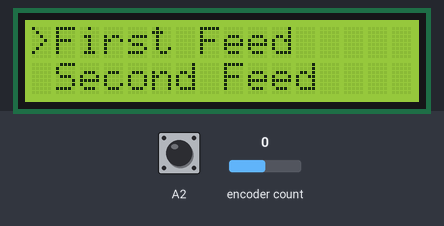
The sketch below on a simulated Arduino Uno, built with avr-gcc and run on an emulated ATmega328P. On the bench: 16×2 character LCD. The test bench sets the inputs (shaded band); at power-on: encoder count 0, A2 HIGH. What the sketch prints to the serial monitor is not drawn.

Above: at 2.3 s.
2.4 s: encoder count set to 4
At 3.8 s:
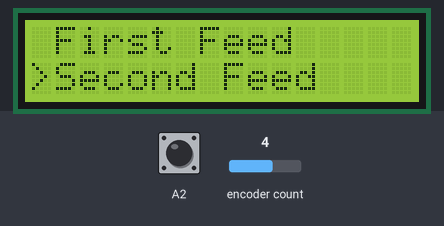
4.1 s: A2 pulled LOW for 0.15 s
At 5.3 s:
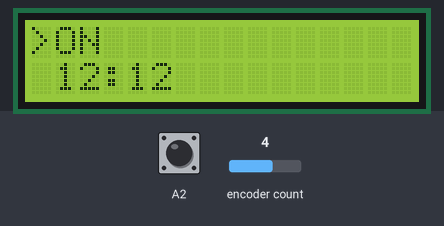
6.4 s: encoder count set to 8
At 7.0 s:
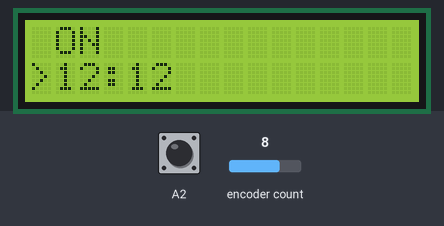
8.0 s: encoder count set to 12
At 8.9 s:
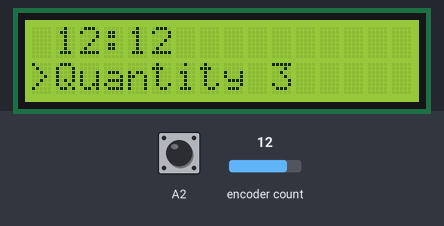
9.7 s: encoder count set to 16
At 10.4 s:
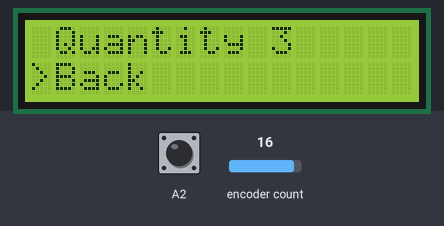
11.4 s: encoder count set to 15
At 12.0 s:
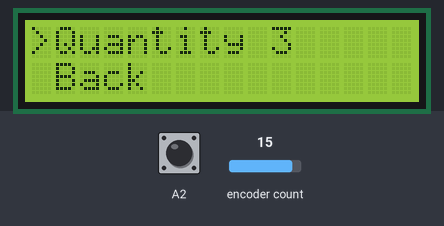
Timing chart, 0 to 14.1 s (numbered marks = the images above; inputs shaded):
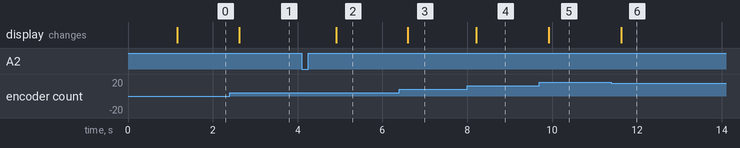

Measured:
- after the input at 2.4 s, the display: changes after 0.22 s (image 1)
- after the input at 4.1 s, the display: changes after 0.82 s (image 2)
- after the input at 6.4 s, the display: changes after 0.19 s (image 3)
- after the input at 8.0 s, the display: changes after 0.21 s (image 4)
- after the input at 9.7 s, the display: changes after 0.22 s (image 5)
- after the input at 11.4 s, the display: changes after 0.23 s (image 6)

The sketch:

Pet_Feeder_Menu.ino
```cpp
#include <Wire.h>
#include <LiquidCrystal_I2C.h>
#include "Feed.h"
#include <ClickEncoder.h>
#include <TimerOne.h>
#include "Encoder.h"
#include "MenuLevel.h"
#include "Menu.h"
#include "MenuDisplay.h"
#include "MenuDrawer.h"
#include "MenuController.h"

Feed *feeds[3] = {
  new Feed(),
  new Feed(),
  new Feed()
};
LiquidCrystal_I2C lcd(0x3F, 16, 2);

Encoder encoder;
Menu menu;
MenuDrawer menuDrawer(&lcd, feeds);
MenuController menuController(feeds);

//int lastSubMenuItem =1;

void setup() {

  // initialize serial communications at 9600 bps:
  Serial.begin(9600);
  lcd.init();  // initialize the lcd
  lcd.backlight();
  lcd.print("Pet Feeder Menu");
  delay(1000);
  lcd.clear();

  encoder.setAccelerationEnabled(false);

  Timer1.initialize(1000);
  Timer1.attachInterrupt(timerIsr);
  Serial.print("_mainMenu total items: ");
  Serial.print(menu.getMainMenuTotalItems());
  Serial.print("\n_mainMenu total frames: ");
  Serial.print(menu.getMainMenuTotalFrames());

  Serial.print("\n_subMenu total items: ");
  Serial.print(menu.getSubMenuTotalItems());
  Serial.print("\n_subMenu total frames: ");
  Serial.print(menu.getSubMenuTotalFrames());
  // last = encoder->getValue();
}

void loop() {

  menuDrawer.drawEntireMenu(menu);// draw menu and submenu

  encoder.readRotaryEncoder(); // read the clock-whise or counter-clockwise turn

  menuController.selectMenuItem(encoder, menu); // change the menu frame based on rotary encoder turn

  encoder.readRotaryEncoderMiddleButton(); // read the button push

  menuController.handleButtonPush(encoder, menu);// tongle menus based on button push

}//LOOP ENDS

/**
   Interupt Service Routin
*/
void timerIsr() {
  encoder.service();
}
```

Encoder.cpp
```cpp
#include "Arduino.h"
#include "Encoder.h"

Encoder::Encoder() {
  _up = false;
  _down = false;
  _middle = false;
  _encoder = new ClickEncoder(A1, A0, A2);
  _last = _encoder->getValue();
}


void Encoder::setAccelerationEnabled(boolean enable) {
  _encoder->setAccelerationEnabled(enable);
}

void Encoder::service() {
  _encoder->service();
}
/**
  Read the Rotary endoder and change the global variables [up] and [down]
*/
void Encoder::readRotaryEncoder() {
  static int16_t value;

  value += _encoder->getValue();

  if (value / 2 > _last) {
    _last = value / 2;
    _down = true;
     Serial.print("\ndown\n");
    delay(150);
  } else   if (value / 2 < _last) {
    _last = value / 2;
    _up = true;
    Serial.print("\nup\n");
    delay(150);
  }
}
/*
   Read the Rotary endoder middle button and make "true" the global variable [middle] if pressed
*/
void Encoder::readRotaryEncoderMiddleButton() {
  ClickEncoder::Button b = _encoder->getButton(); // check if encoder middle button is pressed
  if (b != ClickEncoder::Open) {
    switch (b) {
      case ClickEncoder::Clicked:
        _middle = true;
        break;
    }
  }
}

boolean Encoder::goingUp() {
  return _up;
}
void Encoder::clearUp() {
  _up = false;
}
boolean Encoder::goingDown() {
  return _down;
}
void Encoder::clearDown() {
  _down = false;
}
boolean Encoder::isPreshed() {
  return _middle;
}
void Encoder::clearButton() {
  _middle = false;
}
```

Encoder.h
```cpp
#ifndef Encoder_h
#define Encoder_h
#include "Arduino.h"
#include "ClickEncoder.h"
class Encoder {

  private:

    ClickEncoder *_encoder;
    boolean _up;
    boolean _down;
    boolean _middle;
    int16_t _last;

  public:

    Encoder();
    void setAccelerationEnabled(boolean enable);
    void service();
    /**
      Read the Rotary endoder and change the global variables [up] and [down]
    */
    void readRotaryEncoder();
    /**
       Read the Rotary endoder middle button and make "true" the global variable [middle] if pressed
    */
    void readRotaryEncoderMiddleButton();
    boolean goingUp();
    void clearUp();
    boolean goingDown();
    void clearDown();
    boolean isPreshed();
    void clearButton();

};

#endif
```

Feed.cpp
```cpp
#include "Arduino.h"
#include "Feed.h"

/**
   Main entity.
   respresents the each feed of the pet.

   parameters:
   @selectedTime: Time of the feed
   @active: Status of the feed [active/inactive]
   @quantity: Quantity of the feed

*/
#define MIN_QUANTITY 1
#define MAX_QUANTITY 5
#define DEFAULT_ACTIVE true
#define DEFAULT_QUANTITY 3
#define DEFAULT_FEEDING_TIME "12:12"

Feed::Feed() {
  _feedingTime = DEFAULT_FEEDING_TIME;
  _active = DEFAULT_ACTIVE;
  _quantity = DEFAULT_QUANTITY;
}

String Feed::getFeedingTime() {
  return _feedingTime;
}

void Feed::setFeedingTime(String feedingTime) {
  _feedingTime = feedingTime;
}

boolean Feed::isActive() {
  return _active;
}

void Feed::changeStatus() {
  _active = !_active;
}

int Feed::getQuantity() {
  return _quantity;
}

void Feed::setQuantity(int quantity) {
  _quantity = quantity;
}

void Feed::increaseQuantity() {
  if (_quantity < MAX_QUANTITY) {
    _quantity += 1;
  }
}
void Feed::decreaseQuantity() {
  if (_quantity > MIN_QUANTITY) {
    _quantity -= 1;
  }
}
```

Feed.h
```cpp
#ifndef Feed_h
#define Feed_h
#include "Arduino.h"
/**
   Main entity.
   respresents the each feed of the pet.

   parameters:
   @selectedTime: Time of the feed
   @active: Status of the feed [active/inactive]
   @quantity: Quantity of the feed

*/


class Feed {

  private:

    String _feedingTime;
    boolean _active;
    int _quantity;

  public:

    Feed();
    String getFeedingTime();
    void setFeedingTime(String feedingTime);
    boolean isActive();
    void changeStatus();
    int getQuantity();
    void setQuantity(int quantity);
    void increaseQuantity();
    void decreaseQuantity();
};

#endif
```

Menu.cpp
```cpp
#include "Arduino.h"
#include "Menu.h"
#define MAIN_MENU_ITEMS 3
#define SUB_MENU_ITEMS 4

Menu::Menu() {
   _mainMenu = new MenuLevel(MAIN_MENU_ITEMS);
   _subMenu = new MenuLevel(SUB_MENU_ITEMS);
  _menuDepth = 1;

}

int Menu::getMenu() {
  return _menuDepth;
}
void Menu::setMenu(int menuDepth) {
  _menuDepth = menuDepth;
}
int Menu::getMainMenuItem() {
  return _mainMenu->getItem();
}
void Menu::setMainMenuItem(int item) {
  _mainMenu->setItem(item);
}
int Menu::getMainMenuFrame() {
  return _mainMenu->getFrame();
}
void Menu::setMainMenuFrame(int frame) {
  _mainMenu->setFrame(frame);
}
void Menu::moveMainMenuUp() {
  _mainMenu->decreaseFrame();
}
void Menu::moveMainMenuDown() {
  _mainMenu->increaseFrame();
}
int Menu::getSubMenuItem() {
  return _subMenu->getItem();
}
void Menu::setSubMenuItem(int item) {
  _subMenu->setItem(item);
}
int Menu::getSubMenuFrame() {
  return _subMenu->getFrame();
}
void Menu::setSubMenuFrame(int frame) {
  _subMenu->setFrame(frame);
}
int Menu::getMainMenuTotalItems() {
  return _mainMenu->getTotalItems();
}
int Menu::getSubMenuTotalItems() {
  return _subMenu->getTotalItems();
}
int Menu::getMainMenuTotalFrames() {
  return _mainMenu->getTotalFrames();
}
int Menu::getSubMenuTotalFrames() {
  return _subMenu->getTotalFrames();
}
```

Menu.h
```cpp
#ifndef Menu_h
#define Menu_h
#include "Arduino.h"
#include "MenuLevel.h"
class Menu {

  private:
    int _menuDepth;
    MenuLevel* _mainMenu;
    MenuLevel* _subMenu;

  public:

    Menu();
    int getMenu();
    void setMenu(int menu);
    int getMainMenuItem();
    void setMainMenuItem(int item);
    int getMainMenuFrame();
    void setMainMenuFrame(int frame);
    int getSubMenuItem();
    void setSubMenuItem(int item);
    int getSubMenuFrame();
    void setSubMenuFrame(int frame);
    void moveMainMenuUp();
    void moveMainMenuDown();
    int getMainMenuTotalItems();
    int getSubMenuTotalItems();
    int getMainMenuTotalFrames();
    int getSubMenuTotalFrames();
};

#endif
```

MenuController.cpp
```cpp
#include "Arduino.h"
#include "MenuController.h"
#include "Menu.h"
#include "Feed.h"

MenuController::MenuController(Feed* feeds[]) {
  _feed1 = feeds[0];
  _feed2 = feeds[1];
  _feed3 = feeds[2];
}
/**
    Menu has: 3 items, 2 frames: [feed1 feed2][feed2 feed3]
    Sub-menu has: 4 items, 3 frames:[status time][time quantity][quantity back]
*/
void MenuController::selectMenuItem(Encoder &encoder, Menu &menuObj) {

  int menuLevel = menuObj.getMenu();

  switch (menuLevel) {
    case 1: // MAIN-MENU
      selectMainMenu(encoder, menuObj);
      break;
    case 2: // SUB-MENU
      selectSubMenu(encoder, menuObj);
      break;
  }
}
/**
  set the selected main menu item based on encoder turn direction
  when we go up: frame = current item
  when we go down: frame = previous item
*/
void MenuController::selectMainMenu(Encoder & encoder, Menu & menuObj) {
  static int previousMenuItem = 1;

  // UP
  if (encoder.goingUp()) {    //We have turned the Rotary Encoder Counter-Clockwise
    Serial.print("selectMainMenu\n");
    Serial.print("go up\n");
    encoder.clearUp();
    // remember the last selected item
    previousMenuItem = menuObj.getMainMenuItem();

    //set new selected item
    if (previousMenuItem > 1) {
      menuObj.setMainMenuItem(previousMenuItem - 1);
      Serial.print("dicrease main menu item\n");
    }
    int newMenuItem = menuObj.getMainMenuItem();
    // change frame
    menuObj.setMainMenuFrame(newMenuItem);
  }
  // DOWN
  else if (encoder.goingDown()) { //We have turned the Rotary Encoder Clockwise
    Serial.print("selectMainMenu\n");
    Serial.print("go down\n");
    encoder.clearDown();
    // remember the last selected item
    previousMenuItem = menuObj.getMainMenuItem();

    //set new selected item
    if (previousMenuItem < menuObj.getMainMenuTotalItems()) {
      menuObj.setMainMenuItem(previousMenuItem + 1);
      Serial.print("increase main menu item\n");
    }
    // change frame
    menuObj.setMainMenuFrame(previousMenuItem);
  }
}

/**
  set the selected sub menu item based on encoder turn direction
  when we go up: frame = current item
  when we go down: frame = previous item
*/
void MenuController::selectSubMenu(Encoder & encoder, Menu & menuObj) {
  static int previousMenuItem;

  // UP
  if (encoder.goingUp()) {      //We have turned the Rotary Encoder Counter-Clockwise
    Serial.print("selectMainMenu\n");
    Serial.print("go up\n");
    encoder.clearUp();
    // remember the last selected item
    previousMenuItem = menuObj.getSubMenuItem();

    //set new selected item
    if (previousMenuItem > 1) {
      menuObj.setSubMenuItem(previousMenuItem - 1);
      Serial.print("dicrease main menu item\n");
    }
    int newMenuItem = menuObj.getSubMenuItem();
    // change frame
    menuObj.setSubMenuFrame(newMenuItem);
  }
  // DOWN
  else if (encoder.goingDown()) { //We have turned the Rotary Encoder Clockwise
    Serial.print("selectMainMenu\n");
    Serial.print("go down\n");
    encoder.clearDown();
    // remember the last selected item
    previousMenuItem = menuObj.getSubMenuItem();

    //set new selected item
    if (previousMenuItem < menuObj.getSubMenuTotalItems()) {
      menuObj.setSubMenuItem(previousMenuItem + 1);
      Serial.print("increase submenu item\n");
    }
    // change frame
    menuObj.setSubMenuFrame(previousMenuItem);
  }

}

//TODO this will need fixing to handle each sub-menu differently
/**
   1.Switch between basic menu and sub menu
   2.Tongle Feed status
   3.Set Feed time
   4.Set Feed Quantity
   5.Go to main menu
*/
void MenuController::handleButtonPush(Encoder &encoder, Menu &menuObj) {

  int currentMenuLevel = menuObj.getMenu();

  if (encoder.isPreshed()) {

    encoder.clearButton();

    switch (currentMenuLevel) {
      case 1: // going to sub-menu
        handleButtonPushInMainMenu(encoder, menuObj);
        break;
      case 2:// going to main-menu
        handleButtonPushInSubMenu(encoder, menuObj);
        break;
    }
  }
}

/**
    In main menu when button is pushed we go to submenu
*/
void MenuController::handleButtonPushInMainMenu(Encoder &encoder, Menu &menuObj) {
  encoder.setAccelerationEnabled(true);
  menuObj.setMenu(2);
  // reset sub-menu
  menuObj.setSubMenuItem(1);
  menuObj.setSubMenuFrame(1);
}

/**
   In sub menu when button is pushed we enter to the respective functionality
*/
void MenuController::handleButtonPushInSubMenu(Encoder &encoder, Menu &menuObj) {
  int menuItem = menuObj.getSubMenuItem();
  int selectedFeed = menuObj.getMainMenuItem();

  switch (menuItem) {
    case 1: // Tongle Feed status
      tongleFeedingStatus(selectedFeed);
      break;
    case 2: // Set Feed time
      setFeedingTime(selectedFeed);
      break;
    case 3: // Set Feeding Quantity
      setFeedingQuantity(selectedFeed);
      break;
    case 4: // Go to main menu
      goToMainMenu(encoder, menuObj);
      break;
  }
}
void MenuController::tongleFeedingStatus(int selectedFeed) {
  switch (selectedFeed) {
    case 1:// Feed1
      _feed1->changeStatus();
      break;
    case 2: // Feed2
      _feed2->changeStatus();
      break;
    case 3: // Feed3
      _feed3->changeStatus();
      break;
  }
}
void MenuController::setFeedingTime(int selectedFeed) {
  switch (selectedFeed) {
    case 1:// Feed1
      break;
    case 2: // Feed2
      break;
    case 3: // Feed3
      break;
  }
}
void MenuController::setFeedingQuantity(int selectedFeed) {
  switch (selectedFeed) {
    case 1:// Feed1
      break;
    case 2: // Feed2
      break;
    case 3: // Feed3
      break;
  }
}
void MenuController::goToMainMenu(Encoder &encoder, Menu &menuObj) {
  encoder.setAccelerationEnabled(false);
  menuObj.setMenu(1);
}
```

MenuController.h
```cpp
#ifndef MenuController_h
#define MenuController_h
#include "Arduino.h"
#include "Encoder.h"
#include "Menu.h"
#include "Feed.h"

class MenuController {

  private:

    //Three feed per day will be supported.
    Feed* _feed1;
    Feed* _feed2;
    Feed* _feed3;

  public:
    MenuController(Feed* feeds[]);
    /**
       Select the correct [frame] of menu based on global variables [up] [down] [page] [menuItem]

        Menu has: 3 items, 2 frames: [feed1 feed2][feed2 feed3]
        Sub-menu has: 4 items, 3 frames:[status time][time quantity][quantity back]
    */
    void selectMenuItem(Encoder &encoder, Menu &menuObj);
    /**
       set the selected main menu item
    */
    void selectMainMenu(Encoder &encoder, Menu &menuObj);
    /**
       set the selected sub menu item based on global variables [up] [down] [subitem]
    */
    void selectSubMenu(Encoder &encoder, Menu &menuObj);
    /**
       Switch between basic menu and submenu based on global variable [middle]
    */
    void handleButtonPush(Encoder &encoder, Menu &menuObj);
    void handleButtonPushInMainMenu(Encoder &encoder, Menu &menuObj);
    void handleButtonPushInSubMenu(Encoder & encoder, Menu & menuObj);
    void tongleFeedingStatus(int selectedFeed);
    void setFeedingTime(int selectedFeed);
    void setFeedingQuantity(int selectedFeed);
    void goToMainMenu(Encoder &encoder, Menu &menuObj);


};


#endif
```

MenuDisplay.cpp
```cpp
#include "Arduino.h"
#include "MenuDisplay.h"


MenuDisplay::MenuDisplay(LiquidCrystal_I2C* lcd) {
  _lcd = lcd;
}
/**
   Display single menu/sub-menu item.
   Set > cursor infront of the selected item.
   Put the item in the correct row of the screen.

   @item: menu item to display
   @position: row of dispay (e.g first row-> 0)
   @selected: true if the @item should be displayed as selected ('>')
*/
void MenuDisplay::displayMenuItem(String item, int position, boolean selected) {
  if (selected) {
    _lcd->setCursor(0, position);
    _lcd->print(">" + item + "            ");
  } else {
    _lcd->setCursor(0, position);
    _lcd->print(" " + item + "            ");
  }
}
void MenuDisplay::displayMenuItems(String firstItem, String secondItem, int selectedItem) {

  if (selectedItem == 1) {
    displayMenuItem(firstItem, 0, true);// item, position, selected
    displayMenuItem(secondItem, 1, false);
  } else if (selectedItem == 2) {
    displayMenuItem(firstItem, 0, false);// item, position, selected
    displayMenuItem(secondItem, 1, true);
  }
}
```

MenuDisplay.h
```cpp
#ifndef MenuDisplay_h
#define MenuDisplay_h
#include "Arduino.h"
#include "LiquidCrystal_I2C.h"

class MenuDisplay {

  private:

    LiquidCrystal_I2C* _lcd;

  public:

    MenuDisplay(LiquidCrystal_I2C* lcd);
    /**
       Display single menu/sub-menu item.
       Set > cursor infront of the selected item.
       Put the item in the correct row of the screen.

       @item: menu item to display
       @position: row of dispay (e.g first row-> 0)
       @selected: true if the @item should be displayed as selected ('>')
    */
    void displayMenuItem(String item, int position, boolean selected);
    void displayMenuItems(String firstItem, String secondItem, int selectedItem);
};

#endif
```

MenuDrawer.h
```cpp
#ifndef MenuDrawer_h
#define MenuDrawer_h
#include "Arduino.h"
#include "Feed.h"
#include "MenuDisplay.h"
#include "Menu.h"

class MenuDrawer {

  private:

    //Three feed per day will be supported.
    Feed* _feed1;
    Feed* _feed2;
    Feed* _feed3;
    MenuDisplay* _screen;

  public:
    MenuDrawer(LiquidCrystal_I2C* lcd, Feed* feeds[]);
    /**
      Draw menu and sub-menu
      Menu has: 3 items, 2 frames: [feed1 feed2][feed2 feed3]
      Sub-menu has: 4 items, 3 frames:[status time][time quantity][quantity back]
    */
    void drawEntireMenu( Menu &menuObj );
    /**
      Display the correct frame and the selected item of that frame,
      based on global variables [menuItem] [frame]
    */
    void drawMainMenu(Menu &menuObj);
    void drawSubMenu(Menu &menuObj);
    void drawSubMenuFrame(Menu &menuObj, Feed *feed);
};

#endif
```

MenuLevel.cpp
```cpp
#include "Arduino.h"
#include "MenuLevel.h"

MenuLevel::MenuLevel(int totalItems) {
  _item = 1;
  _frame = 1;
  _totalItems = totalItems;
  _totalFrames = totalItems-1;
}
int MenuLevel::getItem() {
  return _item;
}
void MenuLevel::setItem(int item) {
  _item = item;
}
int MenuLevel::getFrame() {
  return _frame;
}
void MenuLevel::setFrame(int frame) {
  _frame = frame;
}
void MenuLevel::increaseFrame() {
  _frame += 1;
}
void MenuLevel::decreaseFrame() {
  _frame -= 1;
}
int MenuLevel::getTotalItems() {
  return _totalItems;
}
int MenuLevel::getTotalFrames() {
  return _totalFrames;
}
```

MenuLevel.h
```cpp
#ifndef MenuLevel_h
#define MenuLevel_h
#include "Arduino.h"

class MenuLevel {

  private:

    int _item ; // curent item
    int _frame; // curent frame
    int _totalItems; // total menu items
    int _totalFrames; //total menu frames (2 item per frame)

  public:
    MenuLevel(int menuItems);
    int getItem();
    void setItem(int item);
    int getFrame();
    void setFrame(int frame);
    void increaseFrame();
    void decreaseFrame();
    int getTotalItems();
    int getTotalFrames();
};

#endif
```

Source omitted: MenuDrawer.cpp (2511 bytes)
